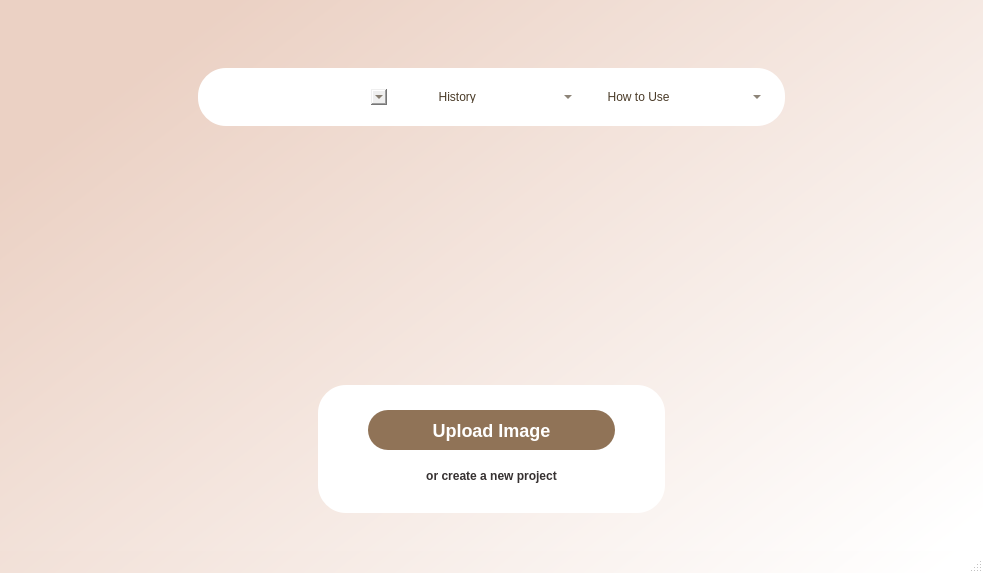
<?xml version="1.0" encoding="UTF-8"?>
<ui version="4.0">
 <class>MainWindow</class>
 <widget class="QMainWindow" name="MainWindow">
  <property name="windowModality">
   <enum>Qt::NonModal</enum>
  </property>
  <property name="enabled">
   <bool>true</bool>
  </property>
  <property name="geometry">
   <rect>
    <x>0</x>
    <y>0</y>
    <width>983</width>
    <height>573</height>
   </rect>
  </property>
  <property name="minimumSize">
   <size>
    <width>983</width>
    <height>573</height>
   </size>
  </property>
  <property name="maximumSize">
   <size>
    <width>983</width>
    <height>573</height>
   </size>
  </property>
  <property name="windowTitle">
   <string>MainWindow</string>
  </property>
  <property name="styleSheet">
   <string notr="true">#MainWindow{
background-color: qlineargradient(spread:pad, x1:0.045, y1:0.261, x2:0.988636, y2:0.955, stop:0 rgba(235, 209, 196, 255), stop:1 rgba(255, 255, 255, 255));
width: fit-content;
heigth: fit-content;
block-size: fit-content;
}
</string>
  </property>
  <widget class="QWidget" name="centralwidget">
   <property name="styleSheet">
    <string notr="true">#centralwidget{
background-color: qlineargradient(spread:pad, x1:0.045, y1:0.261, x2:0.988636, y2:0.955, stop:0 rgba(235, 209, 196, 255), stop:1 rgba(255, 255, 255, 255));
width: fit-content;
heigth: fit-content;
block-size: fit-content;
}</string>
   </property>
   <layout class="QHBoxLayout" name="horizontalLayout_2">
    <item>
     <widget class="QWidget" name="widget" native="true">
      <property name="styleSheet">
       <string notr="true">width: fit-content;
block-size: fit-content;</string>
      </property>
      <layout class="QVBoxLayout" name="verticalLayout">
       <item>
        <widget class="QWidget" name="widget_2" native="true">
         <layout class="QVBoxLayout" name="verticalLayout_3">
          <property name="leftMargin">
           <number>180</number>
          </property>
          <property name="topMargin">
           <number>50</number>
          </property>
          <property name="rightMargin">
           <number>180</number>
          </property>
          <property name="bottomMargin">
           <number>60</number>
          </property>
          <item>
           <widget class="QWidget" name="threeBtn" native="true">
            <property name="minimumSize">
             <size>
              <width>0</width>
              <height>0</height>
             </size>
            </property>
            <property name="styleSheet">
             <string notr="true">#threeBtn{
background-color: rgb(255, 255, 255);
border-radius:28px;
}
</string>
            </property>
            <layout class="QHBoxLayout" name="horizontalLayout">
             <property name="spacing">
              <number>20</number>
             </property>
             <property name="leftMargin">
              <number>20</number>
             </property>
             <property name="topMargin">
              <number>15</number>
             </property>
             <property name="rightMargin">
              <number>20</number>
             </property>
             <property name="bottomMargin">
              <number>15</number>
             </property>
             <item>
              <widget class="QComboBox" name="myProjects">
               <property name="minimumSize">
                <size>
                 <width>25</width>
                 <height>0</height>
                </size>
               </property>
               <property name="toolTip">
                <string/>
               </property>
               <property name="styleSheet">
                <string notr="true">#myProjects{
border-radius:4px;
font: 600 12pt &quot;Segoe UI&quot;;
color:#4A3B28;
}
#myProjects::drop-down{
image:url(:/images/arrowdown.png);
width: 20px;
height: 20px;
}
#myProjects QAbstractItemView {
background-color: rgba(255, 255, 255, 0.75);
border-bottom-left-radius: 15px;
border-bottom-right-radius: 15px;
padding: 10px;
outline: none;
}
#myProjects QAbstractItemView::item {
background-color: #FFFFFF;
color: #4A3B28;
text-align: center;
    }
#myProjects.comboBoxClass QLineEdit {
    text-align: center;
}
QListView{
    border:                 none;
    color:                      rgb(87, 96, 134);
    background-color:   rgb(255, 255, 255);
    font-weight:            bold;
    selection-background-color: rgb(47, 175, 178);
    show-decoration-selected: 1;
    margin-left:                -10px;
    padding-left    :           15px;
}

QListView::item:hover{

    background-color:   rgb(47, 175, 178);
    border:                 none;
}</string>
               </property>
              </widget>
             </item>
             <item>
              <widget class="QComboBox" name="history">
               <property name="styleSheet">
                <string notr="true">#history{
border-radius:4px;
font: 600 12pt &quot;Segoe UI&quot;;
color:#4A3B28;
background: transparent;
}
#history::drop-down{
image:url(:/images/arrowdown.png);
width: 20px;
height: 20px;
}
#history QAbstractItemView {
background-color: rgba(255, 255, 255, 0.75);
border-bottom-left-radius: 15px;
border-bottom-right-radius: 15px;
padding: 10px;
outline: none;
}
#history QAbstractItemView::item {
background-color: #FFFFFF;
color: #4A3B28;
text-align: center;
    }
#history.comboBoxClass QLineEdit {
    text-align: center;
}</string>
               </property>
               <item>
                <property name="text">
                 <string>        History</string>
                </property>
               </item>
              </widget>
             </item>
             <item>
              <widget class="QComboBox" name="howtoUse">
               <property name="styleSheet">
                <string notr="true">#howtoUse{
border-radius:4px;
font: 600 12pt &quot;Segoe UI&quot;;
color:#4A3B28;
background: transparent;
}
#howtoUse::drop-down{
image:url(:/images/arrowdown.png);
width: 20px;
height: 20px;
}
#howtoUse QAbstractItemView {
background-color: rgba(255, 255, 255, 0.75);
border-bottom-left-radius: 15px;
border-bottom-right-radius: 15px;
padding: 10px;
outline: none;
}
#howtoUse QAbstractItemView::item {
background-color: #FFFFFF;
color: #4A3B28;
text-align: center;
    }
#howtoUse.comboBoxClass QLineEdit {
    text-align: center;
}</string>
               </property>
               <item>
                <property name="text">
                 <string>  How to Use</string>
                </property>
               </item>
              </widget>
             </item>
            </layout>
           </widget>
          </item>
         </layout>
        </widget>
       </item>
       <item>
        <widget class="QWidget" name="widget_3" native="true">
         <layout class="QVBoxLayout" name="verticalLayout_2">
          <item>
           <widget class="QWidget" name="widget_6" native="true">
            <property name="styleSheet">
             <string notr="true">background-image:url(:/images/Crackterize.png);
background-repeat: no-repeat; 
background-position: center;</string>
            </property>
           </widget>
          </item>
         </layout>
        </widget>
       </item>
       <item>
        <widget class="QWidget" name="widget_4" native="true">
         <layout class="QVBoxLayout" name="verticalLayout_4">
          <property name="leftMargin">
           <number>300</number>
          </property>
          <property name="topMargin">
           <number>20</number>
          </property>
          <property name="rightMargin">
           <number>300</number>
          </property>
          <property name="bottomMargin">
           <number>20</number>
          </property>
          <item>
           <widget class="QWidget" name="widgetUpload" native="true">
            <property name="styleSheet">
             <string notr="true">#widgetUpload{
background-color: rgb(255, 255, 255);
border-radius:28px;
}
        
</string>
            </property>
            <layout class="QVBoxLayout" name="verticalLayout_5">
             <property name="spacing">
              <number>0</number>
             </property>
             <property name="leftMargin">
              <number>50</number>
             </property>
             <property name="rightMargin">
              <number>50</number>
             </property>
             <item>
              <widget class="QPushButton" name="uploadImg">
               <property name="styleSheet">
                <string notr="true">#uploadImg{
height:40px;
font-weight:bold;
font-size:18px;
color:white;
background-color: rgb(144, 115, 87);
border-top-left-radius :20px;
border-top-right-radius : 20px; 
border-bottom-left-radius : 20px; 
border-bottom-right-radius : 20px;
}
#uploadImg:hover{
color:rgb(144, 115, 87);
border :2px solid rgb(144, 115, 87);
background-color: rgb(255, 255, 255);
}
</string>
               </property>
               <property name="text">
                <string>Upload Image</string>
               </property>
              </widget>
             </item>
             <item>
              <widget class="QPushButton" name="create">
               <property name="styleSheet">
                <string notr="true">#create{
font-weight:bold;
 color:#363131;
background-color: rgb(255, 255, 255);
border :3px solid rgb(255, 255, 255);
 }
#create:hover{
background-color:rgb(255, 255, 255);}
</string>
               </property>
               <property name="text">
                <string>or create a new project</string>
               </property>
              </widget>
             </item>
            </layout>
           </widget>
          </item>
         </layout>
        </widget>
       </item>
      </layout>
     </widget>
    </item>
   </layout>
  </widget>
  <widget class="QStatusBar" name="statusbar"/>
 </widget>
 <resources>
  <include location="images/images.qrc"/>
 </resources>
 <connections/>
</ui>
